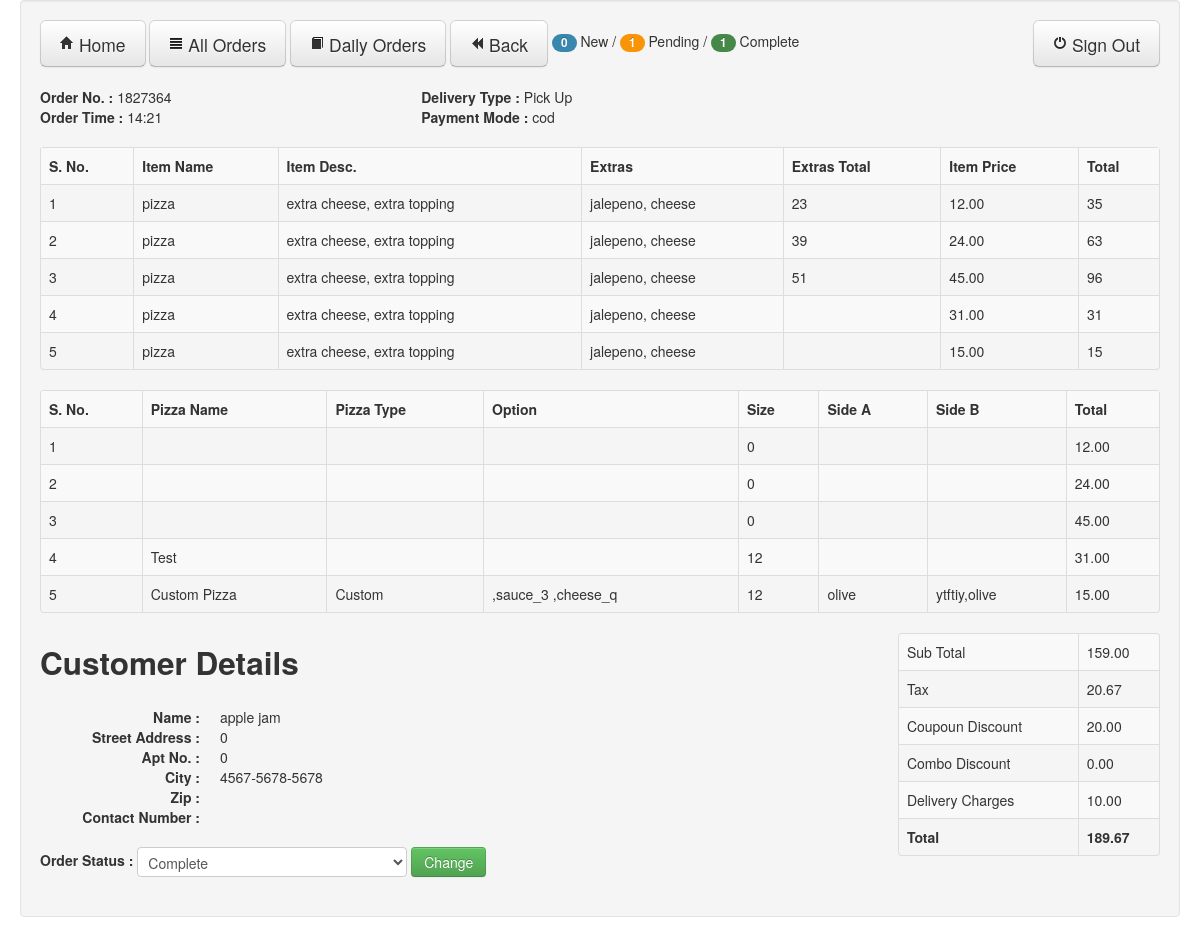
/adminOrderDetails.php?url_mainorder_id=1827364&url_user_id=3 (signed in), run on the app's committed database.
### tables this page shows
CREATE TABLE IF NOT EXISTS `orders` (
  `mainorder_id` int(15) NOT NULL,
  `ip_address` varchar(255) NOT NULL,
  `session_id` varchar(255) NOT NULL,
  `order_date` date NOT NULL,
  `order_time` timestamp NOT NULL DEFAULT CURRENT_TIMESTAMP ON UPDATE CURRENT_TIMESTAMP,
  `time_mode` text NOT NULL,
  `status_deliver` text NOT NULL,
  `status_pickup` text NOT NULL,
  `status_dineup` text NOT NULL,
  `first_name` text NOT NULL,
  `last_name` text NOT NULL,
  `email` varchar(255) NOT NULL,
  `phone` varchar(255) NOT NULL,
  `add1` varchar(255) NOT NULL,
  `apt_no` int(11) NOT NULL,
  `city` varchar(255) NOT NULL,
  `zip` int(11) NOT NULL,
  `userid` int(11) NOT NULL,
  `status` varchar(255) NOT NULL,
  `dlinedate` varchar(45) NOT NULL,
  `dlinetime` varchar(25) NOT NULL,
  `appar_avail` varchar(12) NOT NULL,
  `subtotal` decimal(11,2) NOT NULL,
  `combo_dis` decimal(11,2) NOT NULL,
  `guest_id` int(11) NOT NULL,
  `user_id` int(11) NOT NULL,
  `order_total` decimal(11,2) NOT NULL,
  `coupon_discount` decimal(11,2) NOT NULL,
  `tax` decimal(11,2) NOT NULL,
  `delivery_charge` decimal(11,2) NOT NULL,
  `order_status` int(11) NOT NULL,
  `payment_mode` varchar(12) NOT NULL,
  PRIMARY KEY (`mainorder_id`)
);

CREATE TABLE IF NOT EXISTS `cart_order_items` (
  `temp_order_id` int(11) NOT NULL AUTO_INCREMENT,
  `order_id` int(11) NOT NULL,
  `session_id` varchar(255) NOT NULL,
  `item_id` int(11) NOT NULL,
  `selected_options` varchar(255) NOT NULL,
  `extra_items` varchar(255) NOT NULL,
  `extra_price` varchar(255) NOT NULL,
  `pizzaname` varchar(255) NOT NULL,
  `size` int(11) NOT NULL,
  `price` decimal(11,2) NOT NULL,
  `pizzatype` varchar(255) NOT NULL,
  `crusttype` varchar(255) NOT NULL,
  `option` varchar(255) NOT NULL,
  `toppingsideA` varchar(255) NOT NULL,
  `toppingsideB` varchar(255) NOT NULL,
  `userid` int(11) NOT NULL,
  `status` varchar(255) NOT NULL,
  `pizzaid` int(11) NOT NULL,
  `item_name` varchar(255) DEFAULT NULL,
  `selected_options_name` varchar(255) DEFAULT NULL,
  `extra_items_name` varchar(255) DEFAULT NULL,
  PRIMARY KEY (`temp_order_id`)
);

CREATE TABLE IF NOT EXISTS `order_updt_status` (
  `username` varchar(255) NOT NULL,
  `status` varchar(255) NOT NULL,
  `update_status` int(10) NOT NULL DEFAULT '1',
  `mainorder_id` int(11) DEFAULT NULL,
  PRIMARY KEY (`username`,`status`)
);

### adminOrderDetails.php (the view, shortened to what this page needs)
<?php require_once('Connections/online_order.php'); ?>
<?php
$logoutAction = $_SERVER['PHP_SELF']."?doLogout=true";
if ((isset($_SERVER['QUERY_STRING'])) && ($_SERVER['QUERY_STRING'] != "")){
  $logoutAction .="&". htmlentities($_SERVER['QUERY_STRING']);
}
?>
<?php
if (!function_exists("GetSQLValueString")) {
function GetSQLValueString($theValue, $theType, $theDefinedValue = "", $theNotDefinedValue = "")
{
  $theValue = function_exists("mysql_real_escape_string") ? mysql_real_escape_string($theValue) : mysql_escape_string($theValue);
  switch ($theType) {
    case "long":
    case "int":
      $theValue = ($theValue != "") ? intval($theValue) : "NULL";
      break;
  }
  return $theValue;
}
}
$colname_rsUserInfo = "-1";
if (isset($_GET['url_user_id'])) {
  $colname_rsUserInfo = $_GET['url_user_id'];
}
$colname_rsOrderDetails = "-1";
if (isset($_GET['url_mainorder_id'])) {
  $colname_rsOrderDetails = $_GET['url_mainorder_id'];
}
$query_rsUserInfo = sprintf("SELECT * FROM orders WHERE user_id = %s AND mainorder_id = %s" , GetSQLValueString($colname_rsUserInfo, "int"),GetSQLValueString($colname_rsOrderDetails, "int"));
$rsUserInfo = mysql_query($query_rsUserInfo, $online_order) or die(mysql_error());
$row_rsUserInfo = mysql_fetch_assoc($rsUserInfo);
$query_rsOrderDetails = sprintf("SELECT * FROM cart_order_items WHERE order_id = %s", GetSQLValueString($colname_rsOrderDetails, "int"));
$rsOrderDetails = mysql_query($query_rsOrderDetails, $online_order) or die(mysql_error());
$row_rsOrderDetails = mysql_fetch_assoc($rsOrderDetails);
$query_rsOrderStatus = sprintf("SELECT * FROM order_updt_status WHERE status = %s AND mainorder_id = %s",$colname_rsUserInfo,$colname_rsOrderDetails);
$rsOrderStatus = mysql_query($query_rsOrderStatus, $online_order) or die(mysql_error());
$row_orderStatus = mysql_fetch_assoc($rsOrderStatus);
$update_status = $row_orderStatus['update_status'];
$query_newOrder = sprintf("SELECT * FROM order_updt_status WHERE update_status = 1");
$query_pendingOrder = sprintf("SELECT * FROM order_updt_status WHERE update_status = 2");
$query_completeOrder = sprintf("SELECT * FROM order_updt_status WHERE update_status = 3");
$count_newOrder = mysql_query($query_newOrder, $online_order) or die(mysql_error());
$count_pendingOrder = mysql_query($query_pendingOrder, $online_order) or die(mysql_error());
$count_completeOrder = mysql_query($query_completeOrder, $online_order) or die(mysql_error());
$totalRows_newOrder = mysql_num_rows($count_newOrder);
$totalRows_pendingOrder = mysql_num_rows($count_pendingOrder);
$totalRows_completeOrder = mysql_num_rows($count_completeOrder);
$query_rsPizzaDetails = sprintf("SELECT * FROM cart_order_items WHERE order_id = %s AND item_name='pizza'", $colname_rsOrderDetails);
$rsPizzaDetails = mysql_query($query_rsPizzaDetails, $online_order) or die(mysql_error());
$row_rsPizzaDetails = mysql_fetch_assoc($rsPizzaDetails);
?>
<!DOCTYPE html>
<html>
<head>
  <link href="css/bootstrap.min.css" rel="stylesheet" media="screen">
    </head>
    <body>
      <div class="container-fluid">
        <div class="row-fluid">
          <div class="well">
<div class="row-fluid">
<a href="adminHome.php" class="btn btn-large" type="button"><i class="icon-home"> </i> Home</a>
<a href="adminSearchOrder.php" class="btn btn-large " type="button"><i class="icon-align-justify"> </i> All Orders</a>
<a href="adminSearchOrder.php?url_daily_search=1" class="btn btn-large" type="button"><i class="icon-book"> </i> Daily Orders</a>
<a href="adminSearchOrder.php" class="btn btn-large" type="button"><i class="icon-backward"> </i> Back</a>
         <span class="badge badge-info"><?php echo $totalRows_newOrder; ?></span> New /
         <span class="badge badge-warning"><?php echo $totalRows_pendingOrder; ?></span> Pending /
         <span class="badge badge-success"><?php echo $totalRows_completeOrder; ?></span> Complete
        <a href="<?php echo $logoutAction ?>">
        <button class="btn btn-large pull-right" type="button"><i class="icon-off"> </i> Sign Out</button>
        </a>
</div>
          <br>
          <div class="row-fluid">
            <div class="span4">
             <strong> Order No. : </strong>
              <?php echo $row_rsUserInfo['mainorder_id']; ?>
              <br>
             <strong> Order Time :</strong>
               <?php echo substr($row_rsUserInfo['order_time'],11,5); ?>
            </div>
            <div class="span4">
             <strong> Delivery Type :</strong>
                                    <?php
        if($row_rsUserInfo['status_pickup'] == "yes")
          echo "Pick Up";
         ?>
              <br>
             <strong> Payment Mode :</strong>
               <?php echo $row_rsUserInfo['payment_mode']; ?>
            </div>
          </div>
          <br>
          <table class="table table-striped table-bordered">
            <tr>
              <th>S. No.</th>
              <th>Item Name</th>
              <th>Item Desc.</th>
              <th>Extras</th>
              <th>Extras Total</th>
              <th>Item Price</th>
              <th>Total</th>
            </tr>
            <?php $i = 1; do { ?>
  <tr>
    <td><?php echo $i++; ?></td>
    <td><?php echo $row_rsOrderDetails['item_name']; ?></td>
    <td><?php echo $row_rsOrderDetails['selected_options_name']; ?></td>
    <td><?php echo $row_rsOrderDetails['extra_items_name']; ?></td>
    <td><?php echo $row_rsOrderDetails['extra_price']; ?></td>
    <td><?php echo $row_rsOrderDetails['price']; ?></td>
    <td><?php echo $row_rsOrderDetails['price']+$row_rsOrderDetails['extra_price']; ?></td>
  </tr>
  <?php } while ($row_rsOrderDetails = mysql_fetch_assoc($rsOrderDetails)); ?>
          </table>
                      <table class="table table-striped table-bordered">
              <tr>
              <th>S. No.</th>
                <th>Pizza Name</th>
                <th>Pizza Type</th>
                <th>Option</th>
                <th>Size</th>
                <th>Side A</th>
                <th>Side B</th>
                <th>Total</th>
              </tr>
              <?php $i = 1; do { ?>
              <tr>
              <td><?php echo $i++; ?></td>
                <td><?php echo $row_rsPizzaDetails['pizzaname']; ?></td>
                <td><?php echo $row_rsPizzaDetails['pizzatype']; ?></td>
                <td><?php echo $row_rsPizzaDetails['option']; ?></td>
                <td><?php echo $row_rsPizzaDetails['size']; ?></td>
                <td><?php echo $row_rsPizzaDetails['toppingsideA']; ?></td>
                <td><?php echo $row_rsPizzaDetails['toppingsideB']; ?></td>
                <td><?php echo $row_rsPizzaDetails['price']; ?></td>
              </tr>
               <?php } while ($row_rsPizzaDetails = mysql_fetch_assoc($rsPizzaDetails)); ?>
            </table>
<div class="row-fluid">
<div class="span8"
          <br>
          <h2>Customer Details</h2>
          <div class="row-fluid">
            <div class="span6">
            <dl class="dl-horizontal">
              <dt>Name :</dt>
              <dd><?php echo $row_rsUserInfo['first_name'] . " " . $row_rsUserInfo['last_name']; ?></dd>
              <dt>Street Address :</dt>
              <dt>Apt No. :</dt>
              <dd><?php echo $row_rsUserInfo['apt_no']; ?></dd>
              <dt>City :</dt>
              <dt>Zip :</dt>
              <dd><?php echo $row_rsUserInfo['zip']; ?></dd>
              <dt>Contact Number :</dt>
              <dd><?php echo $row_rsUserInfo['phone']; ?></dd>
            </dl>
            </div>
          </div>
<form class="form-inline" method="adminOrderDetails.php">
<fieldset>
  <label class="control-label"><strong>Order Status : </strong></label>
    <select id="orderStatus" name="orderStatus" class="input-xlarge">
      <option value="3" <?php if($update_status == 3) echo "selected"; ?>>Complete</option>
    </select>
<input id="orderChange" name="orderChange" class="btn btn-success" type="submit" value="Change">
</fieldset>
</form>
</div>
<div class="span3 pull-right">
  <table class="table table-bordered table-striped table-hover">
  <tr>
    <td>Sub Total</td>
    <td><?php echo $row_rsUserInfo['subtotal']; ?></td>
  </tr>
  <tr>
    <td>Tax</td>
    <td><?php echo $row_rsUserInfo['tax']; ?></td>
  </tr>
  <tr>
    <td>Coupoun Discount</td>
    <td><?php echo $row_rsUserInfo['coupon_discount']; ?></td>
  </tr>
  <tr>
    <td>Combo Discount</td>
    <td><?php echo $row_rsUserInfo['combo_dis']; ?></td>
  </tr>
  <tr>
    <td>Delivery Charges</td>
    <td><?php echo $row_rsUserInfo['delivery_charge']; ?></td>
  </tr>
  <tr>
    <td><strong>Total</strong></td>
    <td><strong><?php echo $row_rsUserInfo['order_total']; ?></strong></td>
  </tr>
  </table>
</div>
</div>
        </div>
      </div>
    </div>
  </body>
  </html>

### data on the page
orders: mainorder_id "1827364", order_time "14:21", payment_mode "cod", first_name "apple", last_name "jam", apt_no "0", zip "0", phone "4567-5678-5678", subtotal "159.00", tax "20.67", coupon_discount "20.00", combo_dis "0.00", delivery_charge "10.00", order_total "189.67"
cart_order_items: item_name "pizza", selected_options_name "extra cheese, extra topping", extra_items_name "jalepeno, cheese", extra_price "23", price "12.00", $row_rsOrderDetails['price']+$row_rsOrderDetails['extra_price'] "35", size "0"
cart_order_items: item_name "pizza", selected_options_name "extra cheese, extra topping", extra_items_name "jalepeno, cheese", extra_price "39", price "24.00", $row_rsOrderDetails['price']+$row_rsOrderDetails['extra_price'] "63", size "0"
cart_order_items: item_name "pizza", selected_options_name "extra cheese, extra topping", extra_items_name "jalepeno, cheese", extra_price "51", price "45.00", $row_rsOrderDetails['price']+$row_rsOrderDetails['extra_price'] "96", size "0"
cart_order_items: item_name "pizza", selected_options_name "extra cheese, extra topping", extra_items_name "jalepeno, cheese", price "31.00", $row_rsOrderDetails['price']+$row_rsOrderDetails['extra_price'] "31", pizzaname "Test", size "12"
cart_order_items: item_name "pizza", selected_options_name "extra cheese, extra topping", extra_items_name "jalepeno, cheese", price "15.00", $row_rsOrderDetails['price']+$row_rsOrderDetails['extra_price'] "15", pizzaname "Custom Pizza", pizzatype "Custom", option ",sauce_3 ,cheese_q", size "12", toppingsideA "olive", toppingsideB "ytftiy,olive"
order_updt_status: orderStatus "Complete"

### other printed values
$totalRows_newOrder "0"
$totalRows_pendingOrder "1"
$totalRows_completeOrder "1"
